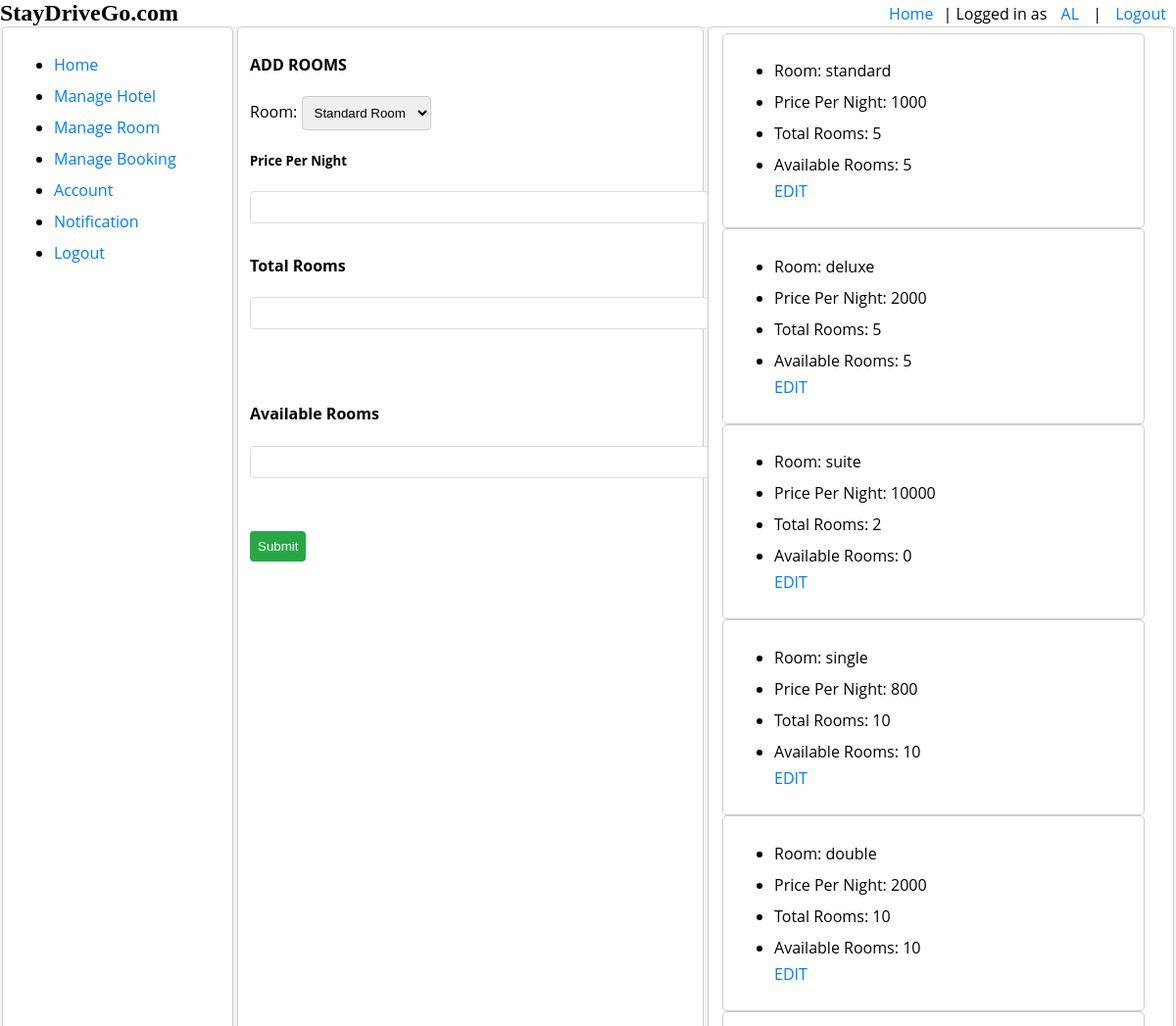
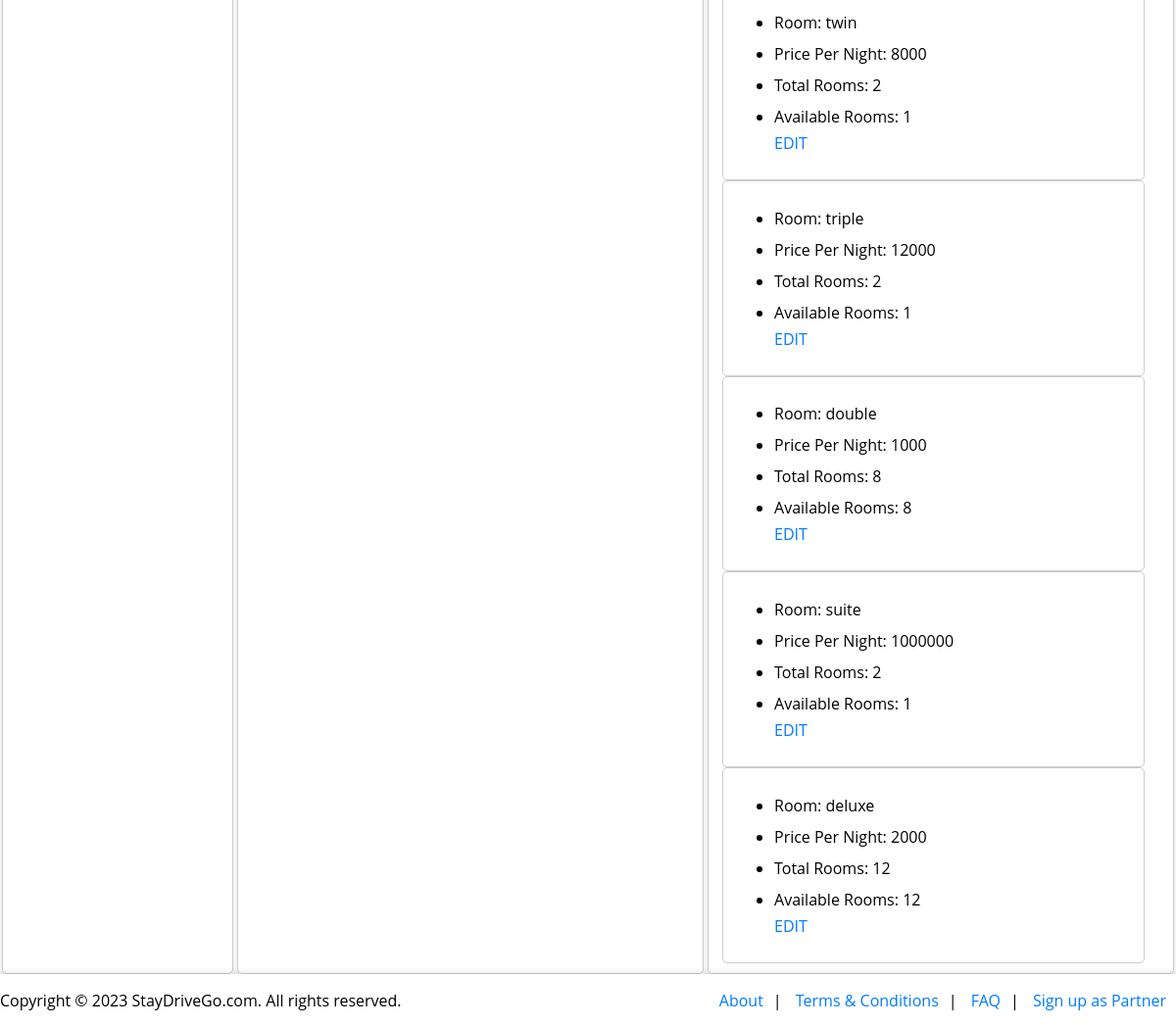
The app's page /view/manageroom.php (signed in) with its own data (2 pictures, top to bottom).
### tables this page shows
CREATE TABLE `roomtype` (
  `RoomTypeID` int(20) NOT NULL,
  `HotelID` int(20) NOT NULL,
  `TypeName` varchar(20) NOT NULL,
  `PricePerNight` int(20) NOT NULL,
  `TotalRooms` int(20) NOT NULL,
  `AvailableRooms` int(20) NOT NULL
);

### Model/hotelownermodel.php (called while the page is built, shortened)
<?php
function getroomInfo()
{
    if (isset($_SESSION['HotelID'])) {
        $hotelid = $_SESSION['HotelID'];
        $con = getConnection();
        $sql = "SELECT * FROM roomtype WHERE HotelID ='{$hotelid}'";
        $result = mysqli_query($con, $sql);
        $room = [];
        while ($row = mysqli_fetch_assoc($result)) {
            array_push($room, $row);
        }
        return $room;
    }
}
?>

### View/manageroom.php (the view, shortened to what this page needs)
<?php
require_once('../Model/hotelownermodel.php');
$hotel_info = getHotelInfo();
$room_info = getroomInfo();
?>
<!DOCTYPE html>
<html lang="en">
<head>
    <link rel="stylesheet" type="text/css" href="../Asset/home.css">
</head>
<body>
    <?php include_once('header.php'); ?>
    <section style="display: flex;">
        <div style="width: 20%; display: flex; height: auto;">
            <?php include_once('menu.php') ?>
        </div>
        <div style="width: 80%; display: flex; height: auto;">
            <?php
            if (!empty($hotel_info)) {
            ?>
                <fieldset style="width:100%">
                    <form action="" method="post" enctype="" onsubmit="return validateroom();">
                        <h4>ADD ROOMS</h4>
                        <td>Room:
                            <select name="room" id="room">
                                <option value="standard">Standard Room</option>
                            </select>
                            <h5>Price Per Night</h5>
                            <input type="number" name="PricePerNight" id="PricePerNight" value="" min="1">
                            <h4>Total Rooms</h4>
                            <input type="number" name="TotalRooms" id="TotalRooms" value="" min="1">
                            <br><br><br>
                            <h4>Available Rooms</h4>
                            <input type="number" name="AvailableRooms" id="AvailableRooms" value="" min="1">
                            <br><br><br>
                            <input type="submit" value="Submit">
                    </form>
                </fieldset>
                <fieldset style="width:100%" id="list">
                    <?php if (!empty($room_info)) { ?>
                        <?php for ($i = 0; $i < count($room_info); $i++) { ?>
                            <fieldset>
                                <ul>
                                    <li>Room: <?= $room_info[$i]['TypeName'] ?></li>
                                    <li>Price Per Night: <?= $room_info[$i]['PricePerNight'] ?></li>
                                    <li>Total Rooms: <?= $room_info[$i]['TotalRooms'] ?></li>
                                    <li>Available Rooms: <?= $room_info[$i]['AvailableRooms'] ?></li>
                                    <a href="editroom.php?id=<?= $room_info[$i]['RoomTypeID'] ?>"> EDIT </a>
                                </ul>
                            </fieldset>
                        <?php } ?>
                    <?php } else {
                        echo 'No Room Added Yet.';
                    } ?>
                </fieldset>
            <?php } else {
                echo "Add Hotel First.";
            } ?>
        </div>
    </section>
    <?php include_once('footerpublic.php'); ?>
</body>
</html>

### View/header.php (shortened to what this page needs)
<!DOCTYPE html>
<html lang="en">
<head>
</head>
<body>
    <header>
        <section style="display: flex;">
            <div style="width: 40%;">
                <h3 style="font-family: fantasy;">StayDriveGo.com</h3>
            </div>
            <div style="width: 60%; text-align: right;">
                <a href="userhome.php">Home</a>|
                Logged in as <a href="account.php"><?php  if(isset($_SESSION['firstname'])) {echo $_SESSION['firstname'];  }?></a> |
                <a href="../Controller/logout.php">Logout</a>
            </div>
        </section>
    </header>
</body>
</html>

### View/menu.php (shortened to what this page needs)
<!DOCTYPE html>
<html lang="en">
<head>
</head>
<body>
    <fieldset style="width: 100%;">
        <?php if ($_SESSION['usertype'] == 'User') { ?>
            <ul>
                <li><a href="userhome.php">Home</a></li>
                <li><a href="account.php">Account</a></li>
                <li><a href="notification.php">Notification</a></li>
                <li><a href="bookinghistory.php">History</a></li>
                <li><a href="../Controller/logout.php">Logout</a></li>
            </ul>
        <?php } else if ($_SESSION['usertype'] == 'Hotel') { ?>
            <ul>
                <li><a href="hotelownerhome.php">Home</a></li>
                <li><a href="managehotel.php">Manage Hotel</a></li>
                <li><a href="manageroom.php">Manage Room</a></li>
                <li><a href="hotelmanagebooking.php">Manage Booking</a></li>
                <li><a href="account.php">Account</a></li>
                <li><a href="notification.php">Notification</a></li>
                <li><a href="../Controller/logout.php">Logout</a></li>
            </ul>
        <?php } else if ($_SESSION['usertype'] == 'Admin') { ?>
            <ul>
                <li><a href="adminhome.php">Home</a></li>
                <li><a href="manageuser.php">Manage User</a></li>
                <li><a href="manageowner.php">Manage Owner</a></li>
                <li><a href="dealsandpromotion.php">Add Deals and Promotion</a></li>
                <li><a href="../Controller/logout.php">Logout</a></li>
            </ul>
        <?php } else if ($_SESSION['usertype'] == 'Car') { ?>
            <ul>
            <li><a href="../view/carownerhome.php">Home</a></li>
            <li><a href="../view/account.php">Account</a></li>
            <li><a href="../view/carmanagement.php">Manage Cars</a></li>
            <li><a href="../view/carbookingmanage.php">Manage Car Bookings</a></li>
            <li><a href="../view/search.php">Search Users</a></li>
            <li><a href="">Notification</a></li>
            <li><a href="../controller/logout.php">Logout</a></li>
        </ul>
        <?php } ?>
    </fieldset>
</body>
</html>

### View/footerpublic.php (shortened to what this page needs)
<!DOCTYPE html>
<html lang="en">
<head>
</head>
<body>
    <footer>
        <section style="display: flex;">
            <div style=" width: 40%;">
                <p>Copyright © 2023 StayDriveGo.com. All rights reserved.
                </p>
            </div>
            <div style="text-align: right; width: 60%;">
                <a href="about.php">About</a>|
                <a href="terms&conditions.php">Terms & Conditions</a>|
                <a href="faq.php">FAQ</a>|
                <a href="ownersignup.php">Sign up as Partner</a>
            </div>
        </section>
    </footer>
</body>
</html>

### Asset/home.css (style rules this page uses)
body { font-family: "Open Sans", sans-serif; margin: 0; padding: 0; background-color: #f4f4f4; }
section { display: fixed; }
fieldset { border: 1px solid #ccc; border-radius: 5px; width: 90%; background-color: white; }
select, input[type="date"], input[type="submit"] { padding: 8px; margin-right: 10px; border: 1px solid #ccc; border-radius: 4px; }
input[type="submit"] { background-color: #28a745; color: white; border: none; cursor: pointer; }
a { color: #007bff; text-decoration: none; }
input[type="text"], input[type="password"], input[type="email"], input[type="date"], input[type="number"] { width: 100%; padding: 8px; margin-bottom: 10px; border: 1px solid #ddd; border-radius: 4px; }
ul li { padding: 5px 0; }

### View/header.php (style rules this page uses)
body { margin: 0; padding: 0; font-family: 'Open Sans', sans-serif; display: flex; flex-direction: column; min-height: 100vh; }
header { background-color: #f4f4f4; box-shadow: 0 -2px 5px rgba(0, 0, 0, 0.1); }
header section { display: flex; justify-content: space-between; align-items: center; background-color: white; }
header h3 { font-family: 'Open Sans', sans-serif; font-size: 24px; margin: 0; }
header div a { text-decoration: none; color: #007bff; margin: 0 10px; }

### View/footerpublic.php (style rules this page uses)
body { margin: 0; padding: 0; font-family: 'Open Sans', sans-serif; display: flex; flex-direction: column; min-height: 100vh; }
footer { background-color: white; box-shadow: 0 -2px 5px rgba(0, 0, 0, 0.1); }
footer section { display: flex; justify-content: space-between; align-items: center; background-color: white; }
footer div a { text-decoration: none; color: #007bff; margin: 0 10px; }

### records on screen
roomtype: TypeName "standard", PricePerNight "1000", TotalRooms "5", AvailableRooms "5"
roomtype: TypeName "deluxe", PricePerNight "2000", TotalRooms "5", AvailableRooms "5"
roomtype: TypeName "suite", PricePerNight "10000", TotalRooms "2", AvailableRooms "0"
roomtype: TypeName "single", PricePerNight "800", TotalRooms "10", AvailableRooms "10"
roomtype: TypeName "double", PricePerNight "2000", TotalRooms "10", AvailableRooms "10"
roomtype: TypeName "twin", PricePerNight "8000", TotalRooms "2", AvailableRooms "1"
roomtype: TypeName "triple", PricePerNight "12000", TotalRooms "2", AvailableRooms "1"
roomtype: TypeName "double", PricePerNight "1000", TotalRooms "8", AvailableRooms "8"
roomtype: TypeName "suite", PricePerNight "1000000", TotalRooms "2", AvailableRooms "1"
roomtype: TypeName "deluxe", PricePerNight "2000", TotalRooms "12", AvailableRooms "12"

### other values on screen
$_SESSION['firstname'] "AL"
